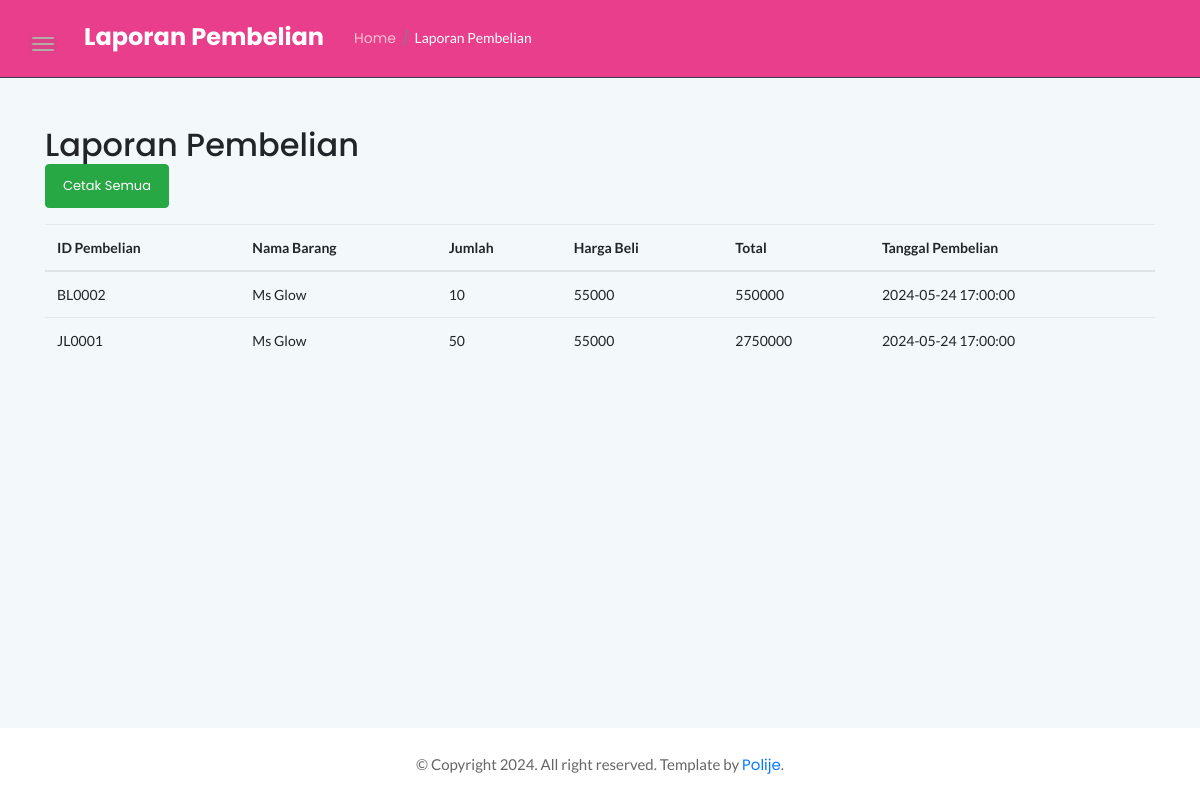
The app's page /lap_pembelian.php with its own data.
### tables this page shows
CREATE TABLE `pembelian` (
  `kode_pembelian` varchar(6) NOT NULL,
  `id_barang` varchar(6) NOT NULL,
  `jumlah` int(3) NOT NULL,
  `harga_beli` int(6) NOT NULL,
  `total` int(7) NOT NULL,
  `tanggal` timestamp NOT NULL DEFAULT current_timestamp()
);

CREATE TABLE `data_barang` (
  `id_barang` varchar(6) NOT NULL,
  `nama_barang` varchar(20) NOT NULL,
  `stok` int(3) NOT NULL,
  `harga_beli` int(6) NOT NULL,
  `harga_jual` int(6) NOT NULL
);

### lap_pembelian.php (the view, shortened to what this page needs)
<?php
include 'koneksi.php';
$query = "SELECT pembelian.kode_pembelian, data_barang.nama_barang, pembelian.jumlah, pembelian.harga_beli, pembelian.total, pembelian.tanggal FROM pembelian INNER JOIN data_barang ON pembelian.id_barang = data_barang.id_barang";
$result = mysqli_query($koneksi, $query);
$pembelian_data = [];
if(mysqli_num_rows($result) > 0) {
    while($row = mysqli_fetch_assoc($result)) {
        $pembelian_data[] = $row;
    }
} else {
    $empty_message = "Tidak ada data pembelian.";
}
?>
<!DOCTYPE html>
<html class="no-js" lang="en">
<head>
    <link rel="stylesheet" href="assets/css/bootstrap.min.css">
    <link rel="stylesheet" href="assets/css/font-awesome.min.css">
    <link rel="stylesheet" href="assets/css/themify-icons.css">
    <link rel="stylesheet" href="assets/css/metisMenu.css">
    <link rel="stylesheet" href="assets/css/owl.carousel.min.css">
    <link rel="stylesheet" href="assets/css/slicknav.min.css">
    <link rel="stylesheet" href="https://www.amcharts.com/lib/3/plugins/export/export.css" type="text/css" media="all" />
    <link rel="stylesheet" href="assets/css/typography.css">
    <link rel="stylesheet" href="assets/css/default-css.css">
    <link rel="stylesheet" href="assets/css/styles.css">
    <link rel="stylesheet" href="assets/css/responsive.css">
</head>
<body>
    <div class="page-container">
        <div class="main-content">
            <div class="header-area">
                <div class="row align-items-center">
                    <div class="col-md-6 col-sm-8 clearfix">
                        <div class="nav-btn pull-left">
                            <span></span>
                            <span></span>
                            <span></span>
                        </div>
                        <div class="breadcrumbs-area clearfix">
                            <h4 class="page-title pull-left">Laporan Pembelian</h4>
                            <ul class="breadcrumbs pull-left">
                                <li><a href="index.php">Home</a></li>
                                <li><span>Laporan Pembelian</span></li>
                            </ul>
                        </div>
                    </div>
                </div>
            </div>
    <div class="container mt-5">
        <h2>Laporan Pembelian</h2>
        <?php if(isset($empty_message)) { ?>
            <div class="alert alert-info" role="alert">
                <?php echo $empty_message; ?>
            </div>
        <?php } else { ?>
            <a href="cetak_semua_pembelian.php" target="_blank" class="btn btn-success mb-3">Cetak Semua</a>
            <table class="table">
                <thead>
                    <tr>
                        <th>ID Pembelian</th>
                        <th>Nama Barang</th>
                        <th>Jumlah</th>
                        <th>Harga Beli</th>
                        <th>Total</th>
                        <th>Tanggal Pembelian</th>
                    </tr>
                </thead>
                <tbody>
                    <?php foreach($pembelian_data as $pembelian) { ?>
                        <tr>
                            <td><?php echo $pembelian['kode_pembelian']; ?></td>
                            <td><?php echo $pembelian['nama_barang']; ?></td>
                            <td><?php echo $pembelian['jumlah']; ?></td>
                            <td><?php echo $pembelian['harga_beli']; ?></td>
                            <td><?php echo $pembelian['total']; ?></td>
                            <td><?php echo $pembelian['tanggal']; ?></td>
                        </tr>
                    <?php } ?>
                </tbody>
            </table>
        <?php } ?>
        </div>
    </div>
    <footer>
            <div class="footer-area">
                <p>© Copyright 2024. All right reserved. Template by <a href="https://colorlib.com/wp/">Polije</a>.
                </p>
            </div>
        </footer>
</body>
</html>

### assets/css/styles.css (style rules this page uses)
.page-container { width: 100%; height: 100%; min-height: 100vh; padding-left: 280px; -webkit-transition: padding-left 0.3s ease 0s; transition: padding-left 0.3s ease 0s; }
.sbar_collapsed.page-container { padding-left: 0; }
.main-content { width: 100%; background: #F3F8FB; }
.header-area { padding: 22.5px 32px 22.5px; background: #e83e8c; border-bottom: 1px solid #343e50; }
.nav-btn { margin: 10px 30px 0 0; cursor: pointer; }
.nav-btn span { display: block; width: 22px; height: 2px; background: #FFC2D4; margin: 4px 0; border-radius: 15px; -webkit-transition: all 0.3s ease 0s; transition: all 0.3s ease 0s; box-shadow: 0 0 0 4px rgba(99, 96, 96, 0.03); }
.nav-btn span:nth-child(2) { opacity: 0; }
.nav-btn span:first-child { -webkit-transform: rotate(45deg)translate(5px, 5px); transform: rotate(45deg)translate(5px, 5px); }
.nav-btn span:last-child { -webkit-transform: rotate(-45deg)translate(3px, -3px); transform: rotate(-45deg)translate(3px, -3px); }
.sbar_collapsed .nav-btn span { transform: none; opacity: 1; }
.page-title { font-size: 24px; font-weight: bold; font-style: normal; color: #ffffff; text-align: center; letter-spacing: 0; margin-right: 30px; }
ul.breadcrumbs { margin-top: 4px; }
.breadcrumbs li { display: inline-block; }
.breadcrumbs li a, .breadcrumbs li span { display: block; font-size: 14px; font-weight: 400; color: #FFC2D4; letter-spacing: 0; margin-right: 16px; position: relative; }
.breadcrumbs li a:before { content: '/'; color: #768387; position: absolute; right: -13px; top: 0; }
.breadcrumbs li span { margin-right: 0; color: #ffffff; text-transform: capitalize; }
.container { margin-bottom: 30px; }
.footer-area { text-align: center; padding: 23px 0 19px; background: #fff; }
.footer-area p { color: #676666; margin-bottom: 0; }
.btn { padding: 11px 17px; font-size: 13px; letter-spacing: 0; }
table tr th { border-bottom: none; }
table tr th, table tr td { border-top: 1px solid rgba(120, 130, 140, 0.13) !important; }

### records on screen
pembelian: kode_pembelian "BL0002", id_barang.nama_barang "Ms Glow", jumlah "10", harga_beli "55000", total "550000", tanggal "2024-05-24 17:00:00"
pembelian: kode_pembelian "JL0001", id_barang.nama_barang "Ms Glow", jumlah "50", harga_beli "55000", total "2750000", tanggal "2024-05-24 17:00:00"
